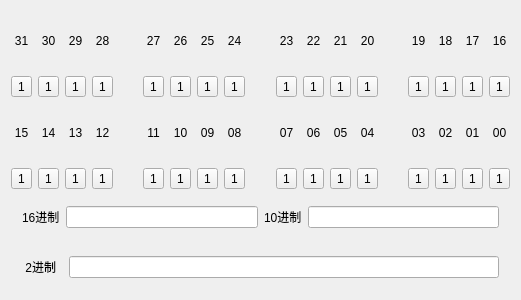
<?xml version="1.0" encoding="UTF-8"?>
<ui version="4.0">
 <class>MainWindow</class>
 <widget class="QMainWindow" name="MainWindow">
  <property name="geometry">
   <rect>
    <x>0</x>
    <y>0</y>
    <width>521</width>
    <height>300</height>
   </rect>
  </property>
  <property name="windowTitle">
   <string>Register Bit Tool</string>
  </property>
  <property name="styleSheet">
   <string notr="true">QFrame{
border:0
}</string>
  </property>
  <widget class="QWidget" name="centralWidget">
   <layout class="QVBoxLayout" name="verticalLayout_33" stretch="1,1,0,0">
    <item>
     <layout class="QHBoxLayout" name="horizontalLayout_2">
      <item>
       <layout class="QVBoxLayout" name="verticalLayout_17">
        <item>
         <widget class="QLabel" name="label_20">
          <property name="text">
           <string>31</string>
          </property>
          <property name="alignment">
           <set>Qt::AlignCenter</set>
          </property>
         </widget>
        </item>
        <item>
         <widget class="QToolButton" name="toolButton_031">
          <property name="text">
           <string>1</string>
          </property>
         </widget>
        </item>
       </layout>
      </item>
      <item>
       <layout class="QVBoxLayout" name="verticalLayout_18">
        <item>
         <widget class="QLabel" name="label_21">
          <property name="text">
           <string>30</string>
          </property>
          <property name="alignment">
           <set>Qt::AlignCenter</set>
          </property>
         </widget>
        </item>
        <item>
         <widget class="QToolButton" name="toolButton_030">
          <property name="text">
           <string>1</string>
          </property>
         </widget>
        </item>
       </layout>
      </item>
      <item>
       <layout class="QVBoxLayout" name="verticalLayout_19">
        <item>
         <widget class="QLabel" name="label_22">
          <property name="text">
           <string>29</string>
          </property>
          <property name="alignment">
           <set>Qt::AlignCenter</set>
          </property>
         </widget>
        </item>
        <item>
         <widget class="QToolButton" name="toolButton_029">
          <property name="text">
           <string>1</string>
          </property>
         </widget>
        </item>
       </layout>
      </item>
      <item>
       <layout class="QVBoxLayout" name="verticalLayout_20">
        <item>
         <widget class="QLabel" name="label_23">
          <property name="text">
           <string>28</string>
          </property>
          <property name="alignment">
           <set>Qt::AlignCenter</set>
          </property>
         </widget>
        </item>
        <item>
         <widget class="QToolButton" name="toolButton_028">
          <property name="text">
           <string>1</string>
          </property>
         </widget>
        </item>
       </layout>
      </item>
      <item>
       <widget class="QLabel" name="label_24">
        <property name="text">
         <string> </string>
        </property>
       </widget>
      </item>
      <item>
       <layout class="QVBoxLayout" name="verticalLayout_21">
        <item>
         <widget class="QLabel" name="label_25">
          <property name="text">
           <string>27</string>
          </property>
          <property name="alignment">
           <set>Qt::AlignCenter</set>
          </property>
         </widget>
        </item>
        <item>
         <widget class="QToolButton" name="toolButton_027">
          <property name="text">
           <string>1</string>
          </property>
         </widget>
        </item>
       </layout>
      </item>
      <item>
       <layout class="QVBoxLayout" name="verticalLayout_22">
        <item>
         <widget class="QLabel" name="label_26">
          <property name="text">
           <string>26</string>
          </property>
          <property name="alignment">
           <set>Qt::AlignCenter</set>
          </property>
         </widget>
        </item>
        <item>
         <widget class="QToolButton" name="toolButton_026">
          <property name="text">
           <string>1</string>
          </property>
         </widget>
        </item>
       </layout>
      </item>
      <item>
       <layout class="QVBoxLayout" name="verticalLayout_23">
        <item>
         <widget class="QLabel" name="label_27">
          <property name="text">
           <string>25</string>
          </property>
          <property name="alignment">
           <set>Qt::AlignCenter</set>
          </property>
         </widget>
        </item>
        <item>
         <widget class="QToolButton" name="toolButton_025">
          <property name="text">
           <string>1</string>
          </property>
         </widget>
        </item>
       </layout>
      </item>
      <item>
       <layout class="QVBoxLayout" name="verticalLayout_24">
        <item>
         <widget class="QLabel" name="label_28">
          <property name="text">
           <string>24</string>
          </property>
          <property name="alignment">
           <set>Qt::AlignCenter</set>
          </property>
         </widget>
        </item>
        <item>
         <widget class="QToolButton" name="toolButton_024">
          <property name="text">
           <string>1</string>
          </property>
         </widget>
        </item>
       </layout>
      </item>
      <item>
       <widget class="QLabel" name="label_29">
        <property name="text">
         <string>  </string>
        </property>
       </widget>
      </item>
      <item>
       <layout class="QVBoxLayout" name="verticalLayout_25">
        <item>
         <widget class="QLabel" name="label_30">
          <property name="text">
           <string>23</string>
          </property>
          <property name="alignment">
           <set>Qt::AlignCenter</set>
          </property>
         </widget>
        </item>
        <item>
         <widget class="QToolButton" name="toolButton_023">
          <property name="text">
           <string>1</string>
          </property>
         </widget>
        </item>
       </layout>
      </item>
      <item>
       <layout class="QVBoxLayout" name="verticalLayout_26">
        <item>
         <widget class="QLabel" name="label_31">
          <property name="text">
           <string>22</string>
          </property>
          <property name="alignment">
           <set>Qt::AlignCenter</set>
          </property>
         </widget>
        </item>
        <item>
         <widget class="QToolButton" name="toolButton_022">
          <property name="text">
           <string>1</string>
          </property>
         </widget>
        </item>
       </layout>
      </item>
      <item>
       <layout class="QVBoxLayout" name="verticalLayout_27">
        <item>
         <widget class="QLabel" name="label_32">
          <property name="text">
           <string>21</string>
          </property>
          <property name="alignment">
           <set>Qt::AlignCenter</set>
          </property>
         </widget>
        </item>
        <item>
         <widget class="QToolButton" name="toolButton_021">
          <property name="text">
           <string>1</string>
          </property>
         </widget>
        </item>
       </layout>
      </item>
      <item>
       <layout class="QVBoxLayout" name="verticalLayout_28">
        <item>
         <widget class="QLabel" name="label_33">
          <property name="text">
           <string>20</string>
          </property>
          <property name="alignment">
           <set>Qt::AlignCenter</set>
          </property>
         </widget>
        </item>
        <item>
         <widget class="QToolButton" name="toolButton_020">
          <property name="text">
           <string>1</string>
          </property>
         </widget>
        </item>
       </layout>
      </item>
      <item>
       <widget class="QLabel" name="label_34">
        <property name="text">
         <string> </string>
        </property>
       </widget>
      </item>
      <item>
       <layout class="QVBoxLayout" name="verticalLayout_29">
        <item>
         <widget class="QLabel" name="label_35">
          <property name="text">
           <string>19</string>
          </property>
          <property name="alignment">
           <set>Qt::AlignCenter</set>
          </property>
         </widget>
        </item>
        <item>
         <widget class="QToolButton" name="toolButton_019">
          <property name="text">
           <string>1</string>
          </property>
         </widget>
        </item>
       </layout>
      </item>
      <item>
       <layout class="QVBoxLayout" name="verticalLayout_30">
        <item>
         <widget class="QLabel" name="label_36">
          <property name="text">
           <string>18</string>
          </property>
          <property name="alignment">
           <set>Qt::AlignCenter</set>
          </property>
         </widget>
        </item>
        <item>
         <widget class="QToolButton" name="toolButton_018">
          <property name="text">
           <string>1</string>
          </property>
         </widget>
        </item>
       </layout>
      </item>
      <item>
       <layout class="QVBoxLayout" name="verticalLayout_31">
        <item>
         <widget class="QLabel" name="label_37">
          <property name="text">
           <string>17</string>
          </property>
          <property name="alignment">
           <set>Qt::AlignCenter</set>
          </property>
         </widget>
        </item>
        <item>
         <widget class="QToolButton" name="toolButton_017">
          <property name="text">
           <string>1</string>
          </property>
         </widget>
        </item>
       </layout>
      </item>
      <item>
       <layout class="QVBoxLayout" name="verticalLayout_32">
        <item>
         <widget class="QLabel" name="label_38">
          <property name="text">
           <string>16</string>
          </property>
          <property name="alignment">
           <set>Qt::AlignCenter</set>
          </property>
         </widget>
        </item>
        <item>
         <widget class="QToolButton" name="toolButton_016">
          <property name="text">
           <string>1</string>
          </property>
         </widget>
        </item>
       </layout>
      </item>
     </layout>
    </item>
    <item>
     <layout class="QHBoxLayout" name="horizontalLayout">
      <item>
       <layout class="QVBoxLayout" name="verticalLayout_12">
        <item>
         <widget class="QLabel" name="label_14">
          <property name="text">
           <string>15</string>
          </property>
          <property name="alignment">
           <set>Qt::AlignCenter</set>
          </property>
         </widget>
        </item>
        <item>
         <widget class="QToolButton" name="toolButton_015">
          <property name="text">
           <string>1</string>
          </property>
         </widget>
        </item>
       </layout>
      </item>
      <item>
       <layout class="QVBoxLayout" name="verticalLayout_16">
        <item>
         <widget class="QLabel" name="label_19">
          <property name="text">
           <string>14</string>
          </property>
          <property name="alignment">
           <set>Qt::AlignCenter</set>
          </property>
         </widget>
        </item>
        <item>
         <widget class="QToolButton" name="toolButton_014">
          <property name="text">
           <string>1</string>
          </property>
         </widget>
        </item>
       </layout>
      </item>
      <item>
       <layout class="QVBoxLayout" name="verticalLayout_13">
        <item>
         <widget class="QLabel" name="label_15">
          <property name="text">
           <string>13</string>
          </property>
          <property name="alignment">
           <set>Qt::AlignCenter</set>
          </property>
         </widget>
        </item>
        <item>
         <widget class="QToolButton" name="toolButton_013">
          <property name="text">
           <string>1</string>
          </property>
         </widget>
        </item>
       </layout>
      </item>
      <item>
       <layout class="QVBoxLayout" name="verticalLayout_9">
        <item>
         <widget class="QLabel" name="label_11">
          <property name="text">
           <string>12</string>
          </property>
          <property name="alignment">
           <set>Qt::AlignCenter</set>
          </property>
         </widget>
        </item>
        <item>
         <widget class="QToolButton" name="toolButton_012">
          <property name="text">
           <string>1</string>
          </property>
         </widget>
        </item>
       </layout>
      </item>
      <item>
       <widget class="QLabel" name="label_18">
        <property name="text">
         <string> </string>
        </property>
       </widget>
      </item>
      <item>
       <layout class="QVBoxLayout" name="verticalLayout_14">
        <item>
         <widget class="QLabel" name="label_16">
          <property name="text">
           <string>11</string>
          </property>
          <property name="alignment">
           <set>Qt::AlignCenter</set>
          </property>
         </widget>
        </item>
        <item>
         <widget class="QToolButton" name="toolButton_011">
          <property name="text">
           <string>1</string>
          </property>
         </widget>
        </item>
       </layout>
      </item>
      <item>
       <layout class="QVBoxLayout" name="verticalLayout_11">
        <item>
         <widget class="QLabel" name="label_13">
          <property name="text">
           <string>10</string>
          </property>
          <property name="alignment">
           <set>Qt::AlignCenter</set>
          </property>
         </widget>
        </item>
        <item>
         <widget class="QToolButton" name="toolButton_10">
          <property name="text">
           <string>1</string>
          </property>
         </widget>
        </item>
       </layout>
      </item>
      <item>
       <layout class="QVBoxLayout" name="verticalLayout_10">
        <item>
         <widget class="QLabel" name="label_12">
          <property name="text">
           <string>09</string>
          </property>
          <property name="alignment">
           <set>Qt::AlignCenter</set>
          </property>
         </widget>
        </item>
        <item>
         <widget class="QToolButton" name="toolButton_09">
          <property name="text">
           <string>1</string>
          </property>
         </widget>
        </item>
       </layout>
      </item>
      <item>
       <layout class="QVBoxLayout" name="verticalLayout_15">
        <item>
         <widget class="QLabel" name="label_17">
          <property name="text">
           <string>08</string>
          </property>
          <property name="alignment">
           <set>Qt::AlignCenter</set>
          </property>
         </widget>
        </item>
        <item>
         <widget class="QToolButton" name="toolButton_08">
          <property name="text">
           <string>1</string>
          </property>
         </widget>
        </item>
       </layout>
      </item>
      <item>
       <widget class="QLabel" name="label_6">
        <property name="text">
         <string>  </string>
        </property>
       </widget>
      </item>
      <item>
       <layout class="QVBoxLayout" name="verticalLayout_7">
        <item>
         <widget class="QLabel" name="label_9">
          <property name="text">
           <string>07</string>
          </property>
          <property name="alignment">
           <set>Qt::AlignCenter</set>
          </property>
         </widget>
        </item>
        <item>
         <widget class="QToolButton" name="toolButton_07">
          <property name="text">
           <string>1</string>
          </property>
         </widget>
        </item>
       </layout>
      </item>
      <item>
       <layout class="QVBoxLayout" name="verticalLayout_6">
        <item>
         <widget class="QLabel" name="label_8">
          <property name="text">
           <string>06</string>
          </property>
          <property name="alignment">
           <set>Qt::AlignCenter</set>
          </property>
         </widget>
        </item>
        <item>
         <widget class="QToolButton" name="toolButton_06">
          <property name="text">
           <string>1</string>
          </property>
         </widget>
        </item>
       </layout>
      </item>
      <item>
       <layout class="QVBoxLayout" name="verticalLayout_5">
        <item>
         <widget class="QLabel" name="label_7">
          <property name="text">
           <string>05</string>
          </property>
          <property name="alignment">
           <set>Qt::AlignCenter</set>
          </property>
         </widget>
        </item>
        <item>
         <widget class="QToolButton" name="toolButton_05">
          <property name="text">
           <string>1</string>
          </property>
         </widget>
        </item>
       </layout>
      </item>
      <item>
       <layout class="QVBoxLayout" name="verticalLayout_8">
        <item>
         <widget class="QLabel" name="label_10">
          <property name="text">
           <string>04</string>
          </property>
          <property name="alignment">
           <set>Qt::AlignCenter</set>
          </property>
         </widget>
        </item>
        <item>
         <widget class="QToolButton" name="toolButton_04">
          <property name="text">
           <string>1</string>
          </property>
         </widget>
        </item>
       </layout>
      </item>
      <item>
       <widget class="QLabel" name="label_5">
        <property name="text">
         <string> </string>
        </property>
       </widget>
      </item>
      <item>
       <layout class="QVBoxLayout" name="verticalLayout_3">
        <item>
         <widget class="QLabel" name="label_3">
          <property name="text">
           <string>03</string>
          </property>
          <property name="alignment">
           <set>Qt::AlignCenter</set>
          </property>
         </widget>
        </item>
        <item>
         <widget class="QToolButton" name="toolButton_03">
          <property name="text">
           <string>1</string>
          </property>
         </widget>
        </item>
       </layout>
      </item>
      <item>
       <layout class="QVBoxLayout" name="verticalLayout_4">
        <item>
         <widget class="QLabel" name="label_4">
          <property name="text">
           <string>02</string>
          </property>
          <property name="alignment">
           <set>Qt::AlignCenter</set>
          </property>
         </widget>
        </item>
        <item>
         <widget class="QToolButton" name="toolButton_02">
          <property name="text">
           <string>1</string>
          </property>
         </widget>
        </item>
       </layout>
      </item>
      <item>
       <layout class="QVBoxLayout" name="verticalLayout_2">
        <item>
         <widget class="QLabel" name="label_2">
          <property name="text">
           <string>01</string>
          </property>
          <property name="alignment">
           <set>Qt::AlignCenter</set>
          </property>
         </widget>
        </item>
        <item>
         <widget class="QToolButton" name="toolButton_01">
          <property name="text">
           <string>1</string>
          </property>
         </widget>
        </item>
       </layout>
      </item>
      <item>
       <layout class="QVBoxLayout" name="verticalLayout">
        <item>
         <widget class="QLabel" name="label">
          <property name="text">
           <string>00</string>
          </property>
          <property name="alignment">
           <set>Qt::AlignCenter</set>
          </property>
         </widget>
        </item>
        <item>
         <widget class="QToolButton" name="toolButton_00">
          <property name="text">
           <string>1</string>
          </property>
         </widget>
        </item>
       </layout>
      </item>
     </layout>
    </item>
    <item>
     <widget class="QFrame" name="frame">
      <property name="frameShape">
       <enum>QFrame::StyledPanel</enum>
      </property>
      <property name="frameShadow">
       <enum>QFrame::Raised</enum>
      </property>
      <layout class="QVBoxLayout" name="verticalLayout_34">
       <item>
        <layout class="QHBoxLayout" name="horizontalLayout_5">
         <item>
          <layout class="QHBoxLayout" name="horizontalLayout_3">
           <item>
            <widget class="QLabel" name="label_40">
             <property name="text">
              <string>16进制</string>
             </property>
            </widget>
           </item>
           <item>
            <widget class="QLineEdit" name="lineEdit_hex"/>
           </item>
          </layout>
         </item>
         <item>
          <layout class="QHBoxLayout" name="horizontalLayout_4">
           <item>
            <widget class="QLabel" name="label_41">
             <property name="text">
              <string>10进制</string>
             </property>
            </widget>
           </item>
           <item>
            <widget class="QLineEdit" name="lineEdit_dec"/>
           </item>
          </layout>
         </item>
        </layout>
       </item>
      </layout>
     </widget>
    </item>
    <item>
     <widget class="QFrame" name="frame_2">
      <property name="frameShape">
       <enum>QFrame::StyledPanel</enum>
      </property>
      <property name="frameShadow">
       <enum>QFrame::Raised</enum>
      </property>
      <layout class="QVBoxLayout" name="verticalLayout_35">
       <item>
        <layout class="QHBoxLayout" name="horizontalLayout_6">
         <item>
          <widget class="QLabel" name="label_42">
           <property name="text">
            <string> 2进制  </string>
           </property>
          </widget>
         </item>
         <item>
          <widget class="QLineEdit" name="lineEdit_bin"/>
         </item>
        </layout>
       </item>
      </layout>
     </widget>
    </item>
   </layout>
  </widget>
 </widget>
 <layoutdefault spacing="6" margin="11"/>
 <resources/>
 <connections/>
</ui>
